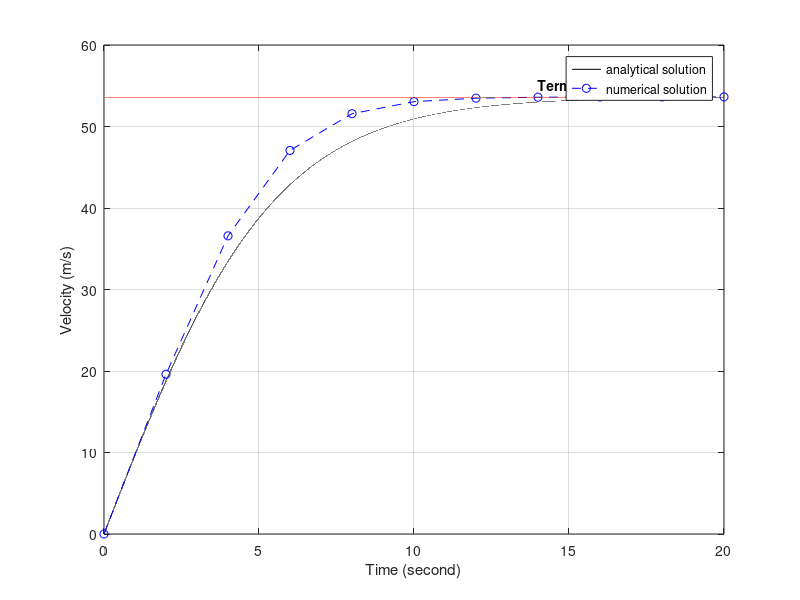

Reproduce this figure in MATLAB.
clear all; clc; close all;

%% Parameters
m=68.1; % kg
c=0.232; % kg/m
g=9.8;  % kg/s

%% Calculation
t=0:0.0001:20; % time of exact solution

dt=2;          % dt of numerical solution
t1=0:dt:20;    % time of numerical solution
v=sqrt((m*g)/c)*tanh(sqrt((g*c)/m)*t); % exact solution

v1(1)=0;       % initial velocity of numerical solution
for kk=1:length(t1)
    v1(kk+1)=v1(kk)+(g-c/m*v1(kk)^2)*dt;
end

ref=ones(length(t),1)*v(end); % terminal velocity

%% Display result
figure
plot(t,v,'-k',t1,v1(1:end-1),'o--b',t,ref,':r','linewidth',1.5)
text(14,55,'Terminal velocity','FontWeight','bold')
grid on
legend('analytical solution','numerical solution','Location','best')
xlabel('Time (second)')
ylabel('Velocity (m/s)')